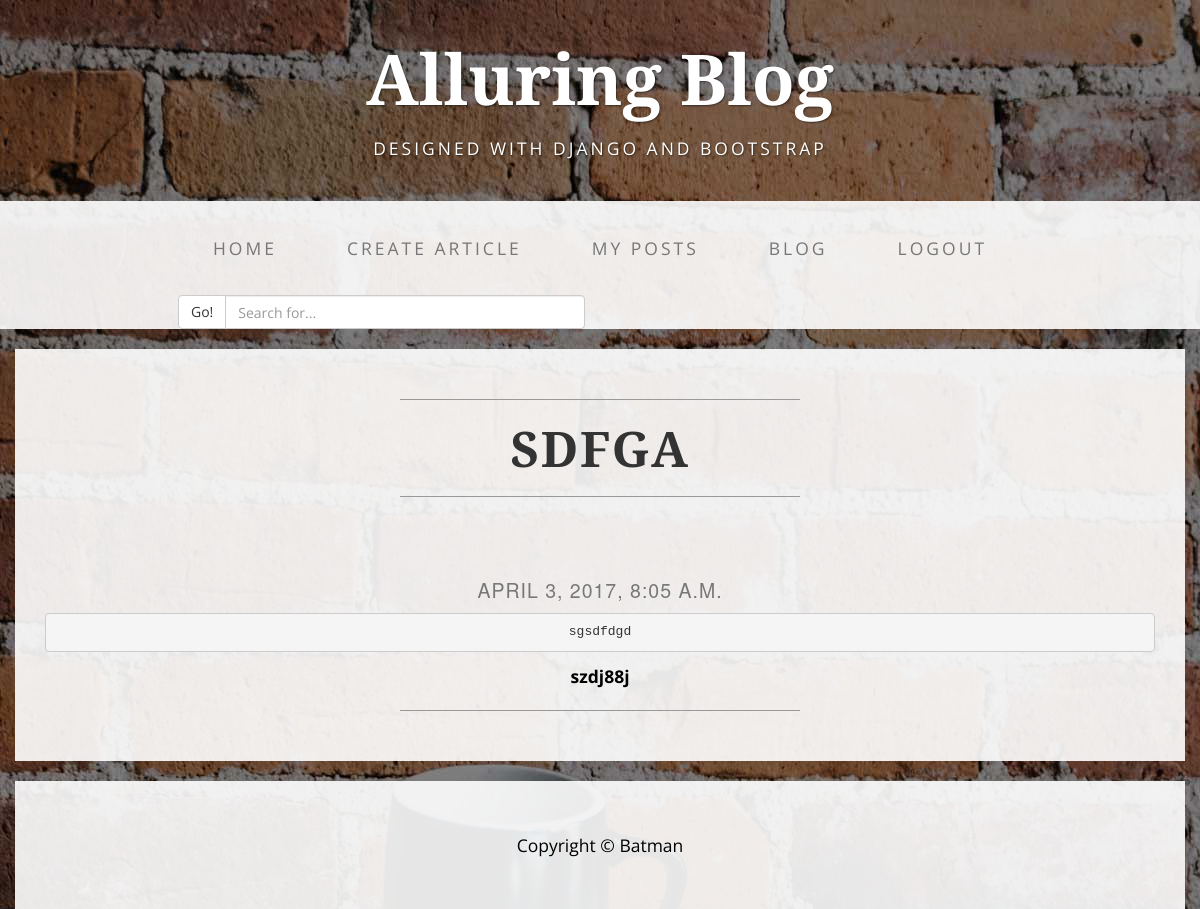
The app's page /accounts/profile/allposts/sdfga/ with its own data.
### loguser/models.py (models this page shows)
class Article(models.Model):
    title = models.CharField(max_length=255)
    Description = models.CharField(max_length=10000)
    Author = models.CharField(max_length=50)
    timestamp = models.DateTimeField(auto_now_add=True)

### loguser/views.py (the view)
# urls.py: url(r'^accounts/profile/allposts/(?P<slug>[^/]+)/$', ArticleView.as_view()),
class ArticleView(DetailView):
    model = Article
    slug_field = 'title'
    template_name = 'eachpost.html'

### loguser/templates/eachpost.html
{% extends 'base.html' %}
{% load markdown_deux_tags %}
{% block content %}
<div class="row">
            <div class="box">
                <div class="col-lg-12">
                    <hr>
                    <h1 class="title-text text-center">
                        <strong>{{ object.title }}</strong>
                    </h1>
                    <hr>
                </div>
        <div class="col-lg-12 text-center">
            <h2>
                        <br>
                        <small>{{ object.timestamp }}</small>
                    </h2>
                    <p class = 'test'>{{ object.Description|markdown}}</p>
                    <hr>
                </div>
{% endblock %}

### static/css/business-casual.css (style rules this page uses)
body { font-family: "Open Sans","Helvetica Neue",Helvetica,Arial,sans-serif; }
h1, h2, h3, h4, h5, h6 { text-transform: uppercase; font-family: "Josefin Slab","Helvetica Neue",Helvetica,Arial,sans-serif; font-weight: 700; letter-spacing: 1px; }
p { font-size: 1.25em; line-height: 1.6; color: #000; }
hr { max-width: 400px; border-color: #999999; }
p.test { width: 50em; word-wrap: normal; }
.box { margin-bottom: 20px; padding: 30px 15px; background: #fff; background: rgba(255,255,255,0.9); }
.title-text { text-transform: uppercase; font-size: 3.50em; font-weight: 500; letter-spacing: 1.5px; }
@media screen and (min-width:1200px) { .box:after { content: ''; display: table; clear: both; } }

### records on screen
Article: title "SDFGA", timestamp "APRIL 3, 2017, 8:05 A.M.", Description "sgsdfdgd szdj88j"
